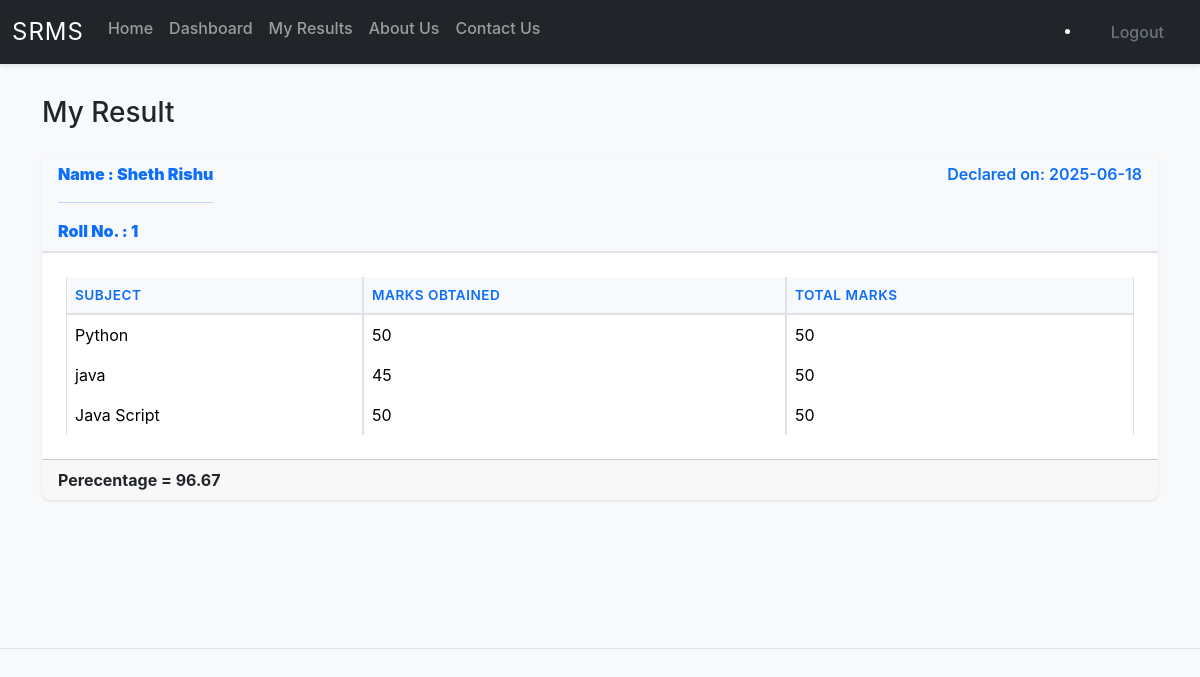
The page /myresult (signed in) on the database its author committed.
### models.py (models this page shows)
class BaseClass(Model):
    class Meta:
        database = db

class Result(BaseClass):
    student = ForeignKeyField(User, backref='student')
    declaration_date = CharField()

class User(BaseClass):
    name = CharField()
    email = CharField(unique = True)
    roll_no = CharField(unique = True)
    profile_pic = CharField(default="")
    password = CharField()
    role = CharField(default="student")

class ResultItem(BaseClass):
    result = ForeignKeyField(Result, backref='result')
    subject = ForeignKeyField(Subject, backref='subject')
    mark_obtain = CharField()
    total_mark = CharField()

class Subject(BaseClass):
    sub_code = CharField(unique = True)
    sub_name = CharField()
    sub_description = TextField()

### main.py (the view)
@app.route('/myresult')
@login_required
@student_access
def myresult():
    sid = session['user_id']
    results = show_result(sid)
    percentage = 0
    for entry in results:
        total_obtained = sum(float(item.mark_obtain) for item in entry.result)
        total_max = sum(float(item.total_mark) for item in entry.result)
        percentage = round((total_obtained / total_max * 100) if total_max > 0 else 0, 2)
    return render_template('student/myresult.html', results=results, percentage=percentage)

### main.py (called while the page is built)
def login_required(func):
    @wraps(func)
    def wrapper(*args, **kwargs):
        if "user_id" not in session:
            flash('Login Required', 'danger')
            return redirect(url_for("login"))
        return func(*args, **kwargs)
    return wrapper

def student_access(func):
    @wraps(func)
    def wrapper(*args, **kwargs):
        if session['role'] != 'student':
            return redirect(url_for("admin"))
        return func(*args, **kwargs)
    return wrapper

### management/result.py (called while the page is built)
def show_result(student_id):
    student = User.get_by_id(student_id)
    results = Result.select().where(Result.student == student)
    return results

### templates/student/myresult.html (shortened to what this page needs)
{% extends "base.html" %}  {% block content %}
<div class="container">
  <h3 class="mb-4">My Result</h3>
  {% if results %} {% for res in results %}
  <div class="card mb-3">
    <div class="card-header d-flex justify-content-between">
      <strong
        >Name : {{ res.student.name }}
        <hr />
        Roll No. : {{res.student.roll_no}}</strong
      >
      <span>Declared on: {{ res.declaration_date }}</span>
    </div>
    <div class="card-body">
      <table class="table table-bordered">
        <thead>
          <tr>
            <th>Subject</th>
            <th>Marks Obtained</th>
            <th>Total Marks</th>
          </tr>
        </thead>
        <tbody>
          {% for item in res.result %}
          <tr>
            <td>{{ item.subject.sub_name }}</td>
            <td>{{ item.mark_obtain }}</td>
            <td>{{ item.total_mark }}</td>
          </tr>
          {% endfor %}
        </tbody>
      </table>
    </div>
    <div class="card-footer">
      <strong>Perecentage = {{ percentage }}</strong>
    </div>
  </div>
  {% endfor %} {% else %}
  <p>No results available yet.</p>
  {% endif %}
</div>
{% endblock content %}

### static/style/style.css (style rules this page uses)
:root { --primary-color: #0d6efd; --secondary-color: #6c757d; --success-color: #198754; --danger-color: #dc3545; --warning-color: #ffc107; --info-color: #0dcaf0; }
* { scroll-behavior: smooth; }
body { font-family: -apple-system, BlinkMacSystemFont, 'Segoe UI', Roboto, 'Helvetica Neue', Arial, sans-serif; background-color: #f8f9fa; overflow-x: hidden; }
.card { border: none; box-shadow: 0 1px 3px rgba(0,0,0,0.1); transition: all 0.3s ease; border-radius: 0.5rem; }
.card-header { background-color: #f8f9fa; border-bottom: 2px solid #dee2e6; font-weight: 600; color: var(--primary-color); }
.card-body { padding: 1.5rem; }
.table { border-collapse: separate; border-spacing: 0; margin-bottom: 0; }
.table thead th { background-color: #f8f9fa; font-weight: 600; border-bottom: 2px solid #dee2e6; color: var(--primary-color); text-transform: uppercase; font-size: 0.85rem; letter-spacing: 0.5px; }
.table tbody tr { transition: background-color 0.3s ease; }
.table-bordered { border-color: #dee2e6; }

### rows shown on the page
Result: student.name "Sheth Rishu", student.roll_no "1", declaration_date "2025-06-18", percentage "96.67"
ResultItem: subject.sub_name "Python", mark_obtain "50", total_mark "50"
ResultItem: subject.sub_name "java", mark_obtain "45", total_mark "50"
ResultItem: subject.sub_name "Java Script", mark_obtain "50", total_mark "50"
